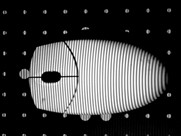
#> input picture py/img1.jpg, 181 x 136 px
$ python test5.py
#> lines starting #> are read from the running program, lines starting #| are printed output that depends on the picture; after the words box and inside, x2 and y2 are one past the last pixel; in counts of white or black regions, pixels touching at a corner belong together
# ex4_2.py：图像分割
# -*- coding: utf-8 -*-
import numpy as np
from PIL import Image
from math import pow


# 通过阈值进行图片分割
def segmentation(img, threshold):
    image_pixel = np.array(img)
    # 按照阈值二值化图像
    for x in range(img.height):
        for y in range(img.width):
            image_pixel[x][y] = (255 if image_pixel[x][y]
                                 > threshold else 0)

    # 保存图片
    segmentation_image = Image.fromarray(image_pixel).convert('1')
    segmentation_image.save("leave2.jpg")
    segmentation_image.show()
    return True


# OTSU阈值分割
def otsuSegmentation(image_url):
#> called with image_url = 'img1.jpg'
    img = Image.open(image_url).convert('L')
    threshold = 127

    # 获取图片像素总数量and分布直方图数据
    total_pixel_num = img.height * img.width
#> total_pixel_num = 24616
    histogram = img.histogram()
#> histogram = 256 values, max 11621 at index 0, min 6 at index 30, mean 96.16

    # 计算图片总平均灰度值
    total_gray = 0
    for i in range(len(histogram)):
        total_gray += i * histogram[i]
#> this loop made 256 passes
#> total_gray on passes 1 to 3: 0, 956, 2438
#> after the loop, total_gray = 1600957
    total_average_gray = total_gray / total_pixel_num
#> total_average_gray = 65.04

    list = [0] * len(histogram)
#> list = 256 values from 0 to 0
    for k in range(1, len(histogram) - 2):
        # 获取C1类像素概率和平均像素值
        c1_hist = histogram[:k]
        c1_total_gray = 0
        for i in range(len(c1_hist)):
            c1_total_gray += i * c1_hist[i]

        # C1像素数目
        c1_pixel_num = sum(c1_hist)
        # C1像素概率
        c1_rate = c1_pixel_num / total_pixel_num
        if c1_pixel_num == 0:
            c1_pixel_num = 1
        # C1平均灰度
        c1_average_gray = c1_total_gray / c1_pixel_num

        # 获取C2类像素概率和平均像素值
        c2_hist = histogram[k:len(histogram)]
        c2_total_gray = 0
        for i in range(len(c2_hist)):
            c2_total_gray += i * c2_hist[i]

        # C1像素数目
        c2_pixel_num = sum(c2_hist)
        # C1像素概率
        c2_rate = c2_pixel_num / total_pixel_num
        if c2_pixel_num == 0:
            c2_pixel_num = 1
        # C1平均灰度
        c2_average_gray = c2_total_gray / c2_pixel_num

        # 求co和cl的类间方差
        list[k] = c1_rate * pow(total_average_gray - c1_average_gray, 2) + \
            c2_rate * pow(total_average_gray - c2_average_gray, 2)
#> this loop made 253 passes
#> (c1_rate, c1_average_gray, c2_rate, c2_average_gray) on passes 13 to 15: (0.611, 0.75, 0.389, 153.2), (0.613, 0.779, 0.387, 152.8), (0.614, 0.8, 0.386, 152.1)
#> after the loop, list = 256 values, max 5675.5 at index 9, min 0 at index 0, mean 2216.6

    # 获取最大的类方差值
    threshold = int(list.index(max(list)))
#> threshold = 9
    segmentation(img, threshold)
#> after the loop in segmentation, `for x in range(img.height):`:
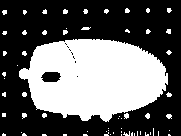
#> image_pixel: shape (136, 181); 39.3% white; 64 white regions (50 under 20 px), largest, box (x1, y1, x2, y2) and area: (19, 39, 168, 122) 8962, (81, 27, 91, 30) 23, (124, 113, 129, 119) 23
    return True


if __name__ == "__main__":
    otsuSegmentation("img1.jpg")
